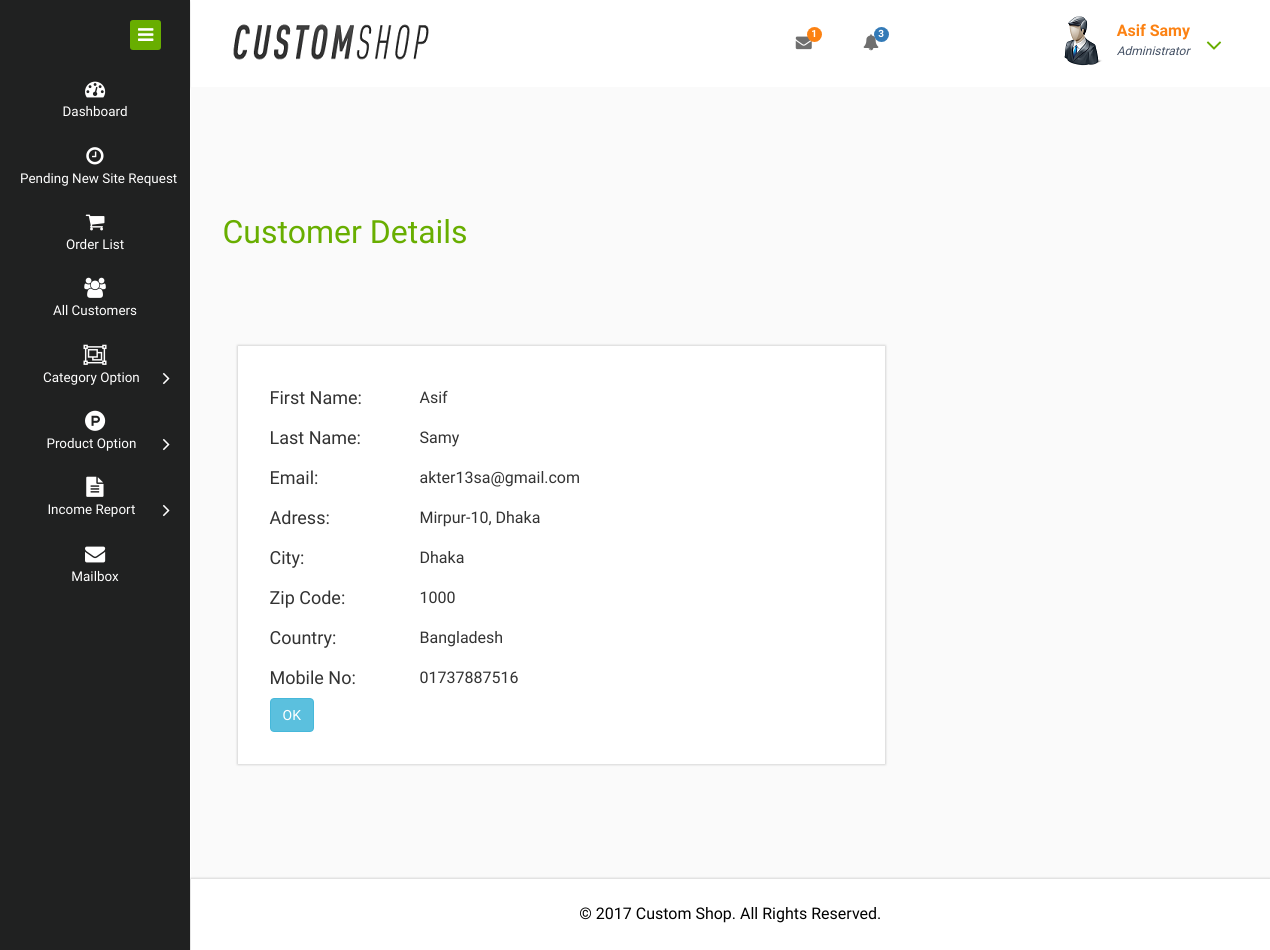
/FP/admin/customer.php?custId=11 (signed in), run on the app's committed database.
### tables this page shows
CREATE TABLE `customer` (
  `id` int(11) NOT NULL,
  `fName` varchar(255) NOT NULL,
  `lName` varchar(255) NOT NULL,
  `email` varchar(255) NOT NULL,
  `pass` varchar(32) NOT NULL,
  `address` text NOT NULL,
  `city` varchar(60) NOT NULL,
  `zip` varchar(30) NOT NULL,
  `country` varchar(60) NOT NULL,
  `phone` varchar(30) NOT NULL,
  `code` varchar(100) NOT NULL,
  `status` tinyint(4) NOT NULL
);

### FP/lib/Database.php (called while the page is built, shortened)
<?php
Class Database{
   public $host   = DB_HOST;
   public $user   = DB_USER;
   public $pass   = DB_PASS;
   public $dbname = DB_NAME;
   public $link;
   private function connectDB(){
     $this->link = new mysqli($this->host, $this->user, $this->pass,
     $this->dbname);
   }
   public function select($query){
     $result = $this->link->query($query) or die($this->link->error.__LINE__);
     if($result->num_rows > 0){
       return $result;
     } else {
       return false;
     }
   }
}
?>

### FP/classes/Customer.php (called while the page is built, shortened)
<?php
   $filepath = realpath(dirname(__FILE__));
   include_once ($filepath.'/../lib/Database.php');
?>
<?php
class Customer
{
   private $db;
   public function __construct()
   {
	   $this->db = new Database();
   }
   public function getCustomerData($id)
   {
      $query = "SELECT * FROM customer WHERE id = '$id'";
      $result = $this->db->select($query);
      return $result;
   }
}
?>

### FP/admin/customer.php (the view, shortened to what this page needs)
<?php include 'inc/header.php';?>
<?php include 'inc/sidebar.php';?>
<?php
   $filepath = realpath(dirname(__FILE__));
   include_once ($filepath.'/../classes/Customer.php');
?>
<?php
   if (!isset($_GET['custId']) || $_GET['custId'] == NULL) {
       echo "<script>window.location = 'inbox.php'; </script>";
   } else {
       $id = preg_replace('/[^-a-zA-Z0-9_]/', '', $_GET['custId']);
   }
?>
<div class="inner-block">
    <div class="blank">
    	 <h2>Customer Details</h2>
       <div class="col-md-8">
      	 <div class="blankpage-main">
      <?php
       $cus = new Customer();
       $getCust = $cus->getCustomerData($id);
       if ($getCust) {
           while ($result = $getCust->fetch_assoc()) {
      ?>
           <form action="" method="post">
              <table>
                <tr>
                  <td width="150px" height="40px"><h4>First Name: </h4></td>
                  <td>
                      <?php echo $result['fName']; ?>
                  </td>
                </tr>
                <tr>
                  <td height="40px"><h4>Last Name: </h4></td>
                  <td>
                      <?php echo $result['lName']; ?>
                  </td>
                </tr>
                <tr>
                  <td height="40px"><h4>Email: </h4></td>
                  <td>
                      <?php echo $result['email']; ?>
                  </td>
                </tr>
                <tr>
                  <td height="40px"><h4>Adress: </h4></td>
                  <td>
                      <?php echo $result['address']; ?>
                  </td>
                </tr>
                <tr>
                  <td height="40px"><h4>City: </h4></td>
                  <td>
                      <?php echo $result['city']; ?>
                  </td>
                </tr>
                <tr>
                  <td height="40px"><h4>Zip Code: </h4></td>
                  <td>
                      <?php echo $result['zip']; ?>
                  </td>
                </tr>
                <tr>
                  <td height="40px"><h4>Country: </h4></td>
                  <td>
                      <?php echo $result['country']; ?>
                  </td>
                </tr>
                <tr>
                  <td height="40px"><h4>Mobile No: </h4></td>
                  <td>
                      <?php echo $result['phone']; ?>
                  </td>
                </tr>
                <tr>
                  <td>
                      <input class="btn btn-info" type="submit" name="submit" Value="OK" />
                  </td>
                </tr>
              </table>
            </form>
            <?php } } ?>
         </div>
       </div>
    </div>
</div>
<?php include 'inc/copyright.php';?>
</div>
</div>
    <?php include 'inc/sidebar.php';?>
</div>
</body>
</html>

### data on the page
customer: fName "Asif", lName "Samy", email "akter13sa@gmail.com", address "Mirpur-10, Dhaka", city "Dhaka", zip "1000", country "Bangladesh", phone "01737887516"

### other printed values
$i "1"
$i_p "3"
Session::get('adminName') "Asif Samy"
